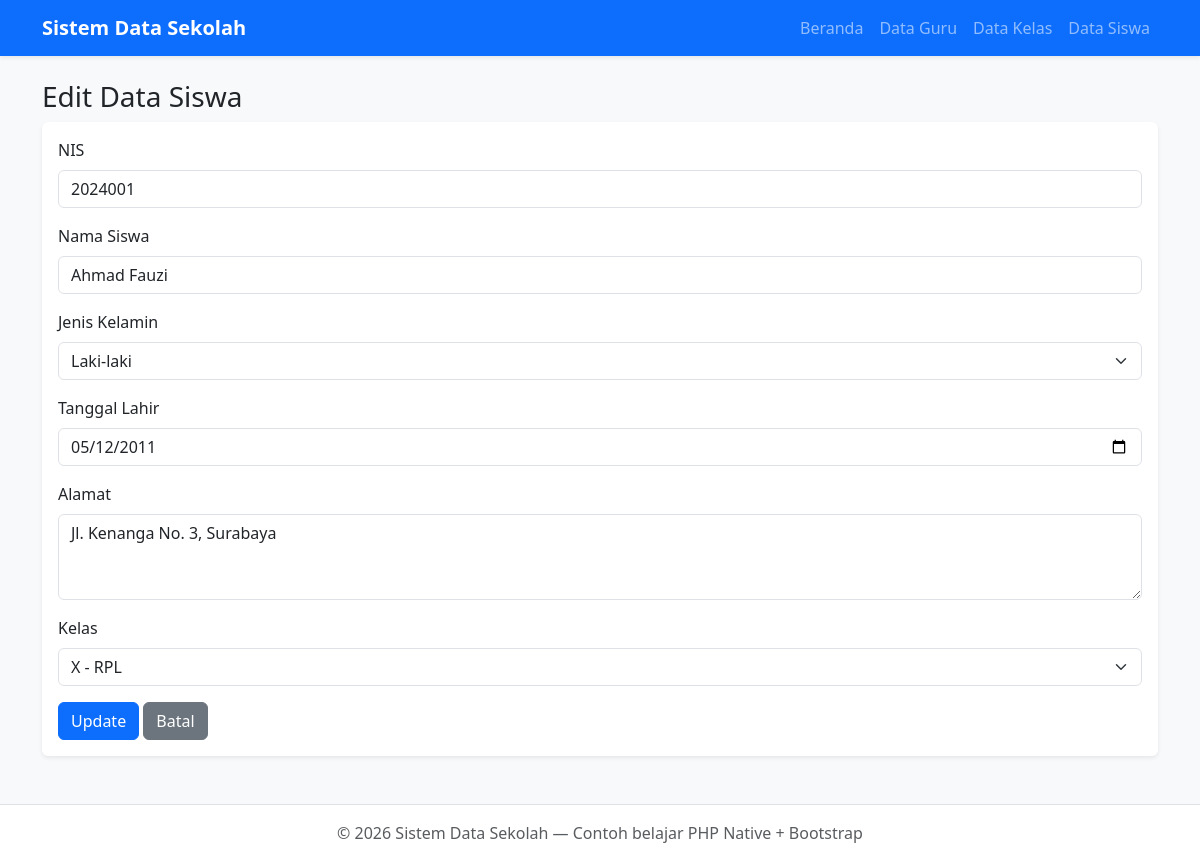
/siswa/edit/1, run on the app's committed database.
### tables this page shows
CREATE TABLE IF NOT EXISTS siswa (
    id INT AUTO_INCREMENT PRIMARY KEY,
    nis VARCHAR(30) NOT NULL,
    nama_siswa VARCHAR(100) NOT NULL,
    jenis_kelamin ENUM('Laki-laki', 'Perempuan') NOT NULL,
    tanggal_lahir DATE,
    alamat TEXT,
    kelas_id INT NULL,
    created_at TIMESTAMP DEFAULT CURRENT_TIMESTAMP,
    FOREIGN KEY (kelas_id) REFERENCES kelas(id) ON DELETE SET NULL
);

CREATE TABLE IF NOT EXISTS kelas (
    id INT AUTO_INCREMENT PRIMARY KEY,
    nama_jurusan VARCHAR(50) NOT NULL,
    kelas VARCHAR(10) NOT NULL,
    wali_kelas_id INT NULL,
    created_at TIMESTAMP DEFAULT CURRENT_TIMESTAMP,
    FOREIGN KEY (wali_kelas_id) REFERENCES guru(id) ON DELETE SET NULL
);

### controllers/SiswaController.php (called while the page is built, shortened)
<?php
require_once __DIR__ . '/../models/Siswa.php';
require_once __DIR__ . '/../models/Kelas.php';
class SiswaController
{
    private Siswa $siswaModel;
    private Kelas $kelasModel;
    public function __construct()
    {
        $this->siswaModel = new Siswa();
        $this->kelasModel = new Kelas();
    }
    public function edit($id)
    {
        $data['title'] = 'Edit Siswa';
        $data['siswa'] = $this->siswaModel->find($id);
        $data['daftar_kelas'] = $this->kelasModel->getAll();
        require __DIR__ . '/../views/layouts/header.php';
        require __DIR__ . '/../views/siswa/edit.php';
        require __DIR__ . '/../views/layouts/footer.php';
    }
}

### index.php (called while the page is built, shortened)
<?php
require_once __DIR__ . '/core/Router.php';
$router = new Router();
$method = $_SERVER['REQUEST_METHOD'];
$uri    = $_SERVER['REQUEST_URI'];
$router->dispatch($method, $uri);

### models/Siswa.php (called while the page is built, shortened)
<?php
class Siswa
{
    private PDO $db;
    public function __construct()
    {
        global $pdo;
        $this->db = $pdo;
    }
    public function find($id)
    {
        $stmt = $this->db->prepare("SELECT * FROM siswa WHERE id = ?");
        $stmt->execute([$id]);
        return $stmt->fetch();
    }
}

### models/Kelas.php (called while the page is built, shortened)
<?php
class Kelas
{
    private PDO $db;
    public function __construct()
    {
        global $pdo;
        $this->db = $pdo;
    }
    public function getAll(): array
    {
        $stmt = $this->db->query(
            "SELECT kelas.*, guru.nama_guru AS wali_kelas
             FROM kelas
             LEFT JOIN guru ON kelas.wali_kelas_id = guru.id
             ORDER BY kelas.nama_jurusan ASC, kelas.kelas ASC"
        );
        return $stmt->fetchAll();
    }
}

### views/siswa/edit.php (the view, shortened to what this page needs)
<h3>Edit Data Siswa</h3>
<div class="card border-0 shadow-sm">
    <div class="card-body">
        <form action="<?= BASE_URL ?>siswa/update/<?= $data['siswa']['id'] ?>" method="POST">
            <div class="mb-3">
                <label class="form-label">NIS</label>
                <input type="text" name="nis" class="form-control"
                    value="<?= htmlspecialchars($data['siswa']['nis']) ?>" required>
            </div>
            <div class="mb-3">
                <label class="form-label">Nama Siswa</label>
                <input type="text" name="nama_siswa" class="form-control"
                    value="<?= htmlspecialchars($data['siswa']['nama_siswa']) ?>" required>
            </div>
            <div class="mb-3">
                <label class="form-label">Jenis Kelamin</label>
                <select name="jenis_kelamin" class="form-select" required>
                    <option value="Laki-laki" <?= $data['siswa']['jenis_kelamin'] === 'Laki-laki' ? 'selected' : '' ?>>Laki-laki</option>
                </select>
            </div>
            <div class="mb-3">
                <label class="form-label">Tanggal Lahir</label>
                <input type="date" name="tanggal_lahir" class="form-control"
                    value="<?= htmlspecialchars($data['siswa']['tanggal_lahir']) ?>">
            </div>
            <div class="mb-3">
                <label class="form-label">Alamat</label>
                <textarea name="alamat" class="form-control" rows="3"><?= htmlspecialchars($data['siswa']['alamat']) ?></textarea>
            </div>
            <div class="mb-3">
                <label class="form-label">Kelas</label>
                <select name="kelas_id" class="form-select">
                    <?php foreach ($data['daftar_kelas'] as $k): ?>
                        <option value="<?= $k['id'] ?>"
                            <?= $k['id'] == $data['siswa']['kelas_id'] ? 'selected' : '' ?>>
                            <?= htmlspecialchars($k['kelas'] . ' - ' . $k['nama_jurusan']) ?>
                        </option>
                    <?php endforeach; ?>
                </select>
            </div>
            <button type="submit" class="btn btn-primary">Update</button>
            <a href="<?= BASE_URL ?>siswa" class="btn btn-secondary">Batal</a>
        </form>
    </div>
</div>

### core/Router.php (shortened to what this page needs)
<?php
class Router
{
    protected array $routes = [
        'GET'  => [],
        'POST' => [],
    ];
    public function get(string $uri, array $action): void
    {
        $this->routes['GET'][$this->normalize($uri)] = $action;
    }
    public function post(string $uri, array $action): void
    {
        $this->routes['POST'][$this->normalize($uri)] = $action;
    }
    protected function normalize(string $uri): string
    {
        $uri = '/' . trim($uri, '/');
        return $uri;
    }
    public function dispatch(string $method, string $requestUri): void
    {
        $path = parse_url($requestUri, PHP_URL_PATH);
        $path = $this->normalize($path);
        $routesForMethod = $this->routes[$method] ?? [];
        foreach ($routesForMethod as $pattern => $action) {
            $regex = preg_replace('#\{[a-zA-Z_]+\}#', '([^/]+)', $pattern);
            $regex = '#^' . $regex . '$#';
            if (preg_match($regex, $path, $matches)) {
                array_shift($matches);
                [$controllerName, $methodName] = $action;
                $this->callController($controllerName, $methodName, $matches);
                return;
            }
        }
    }
    protected function callController(string $controllerName, string $methodName, array $params): void
    {
        $controller = new $controllerName();
        call_user_func_array([$controller, $methodName], $params);
    }
}

### data on the page
siswa: nis "2024001", nama_siswa "Ahmad Fauzi", jenis_kelamin "Laki-laki", tanggal_lahir "05/12/2011", alamat "Jl. Kenanga No. 3, Surabaya", kelas_id "X - RPL"
